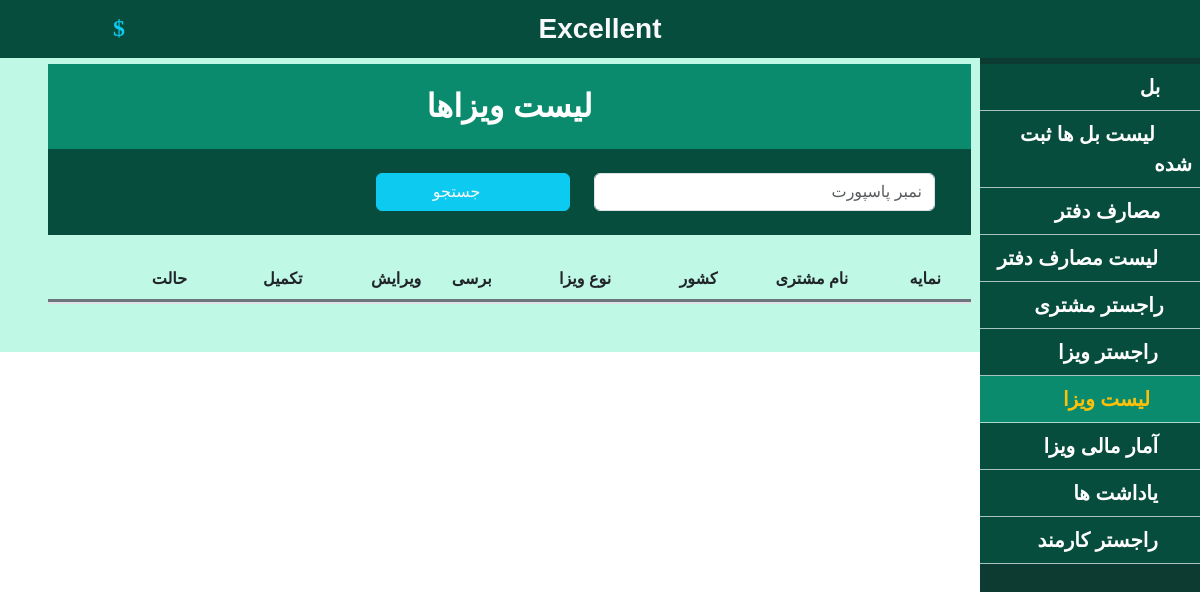
The app's page /visaList, older data.
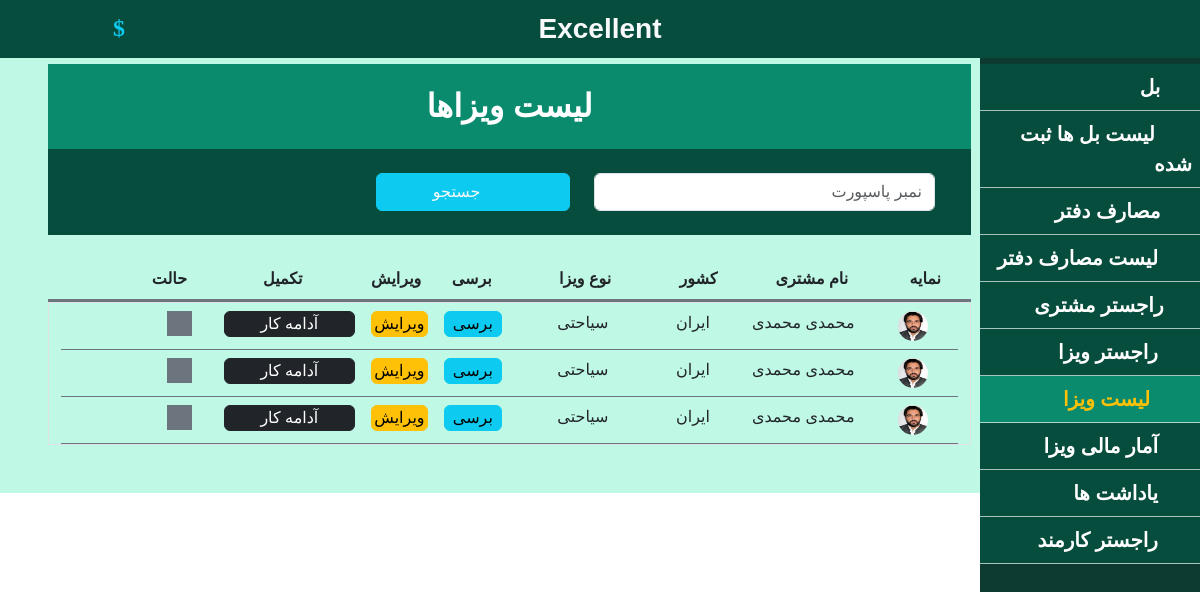
The same page, newer data.
### travel_tour/models.py (models this page shows, shortened)
class Visa(models.Model):
    visaType = models.ForeignKey(VisaType, on_delete=models.CASCADE)
    customer = models.ForeignKey(Customer, on_delete=models.CASCADE)
    isprocess = models.BooleanField(default=False)
    employee = models.ForeignKey(CustomUser, null=True, on_delete=models.SET_NULL)
    emailby = models.ForeignKey(OurEmail, on_delete=models.CASCADE)
    visapdf = models.FileField(upload_to='VisaPdfFiles/', null= True)
    isapproved = models.BooleanField(default=False)
    isrejected = models.BooleanField(default=False)
    iscomplate = models.BooleanField(default=False)
    saveddate = models.DateField(auto_now=True)
    price = models.FloatField()
    money = models.ForeignKey(Money, on_delete=models.CASCADE)
    bill = models.ForeignKey(Bill,on_delete=models.CASCADE,null=True)

class Customer(models.Model):
    name = models.CharField(max_length=50)
    lastname = models.CharField(max_length=50)
    address = models.CharField(max_length=50)
    email = models.CharField(max_length=50,default='unknown')
    phone = models.CharField(max_length=50)
    mainstate = models.CharField(max_length=20)
    currentstate = models.CharField(max_length=20)
    passport = models.CharField(max_length=50,null=True)
    profile = models.ImageField(upload_to='profile/' , blank= True)
    passportImage = models.ImageField(upload_to='document/' , blank= True, null=True)
    cardImage = models.ImageField(upload_to='document/' , blank= True, null=True)

class VisaType(models.Model):
    country = models.CharField(max_length=20)
    duration = models.IntegerField()
    type = models.CharField(max_length=20)
    price = models.FloatField()
    money = models.ForeignKey(Money, on_delete=models.CASCADE)

### travel_tour/views.py (the view, shortened to what this page needs)
# urls.py: path('visaList',visaList,name='visaList'),
def visaList(request):
    context = {}
    if request.method == 'GET':
        passport_txt = request.GET.get('passport_txt')
    context['money'] = mod.Money.objects.all()
    context['visalisting'] = mod.Visa.objects.all()
    context['visaList'] = ' text-warning sub-bg ps-3'
    context['page'] = 'لیست ویزا'
    return render(request, 'visa/visaList.html', context)

### templates/visa/visaList.html (shortened to what this page needs)
{% extends 'shared/_MainLayout.html' %}
{% load static %}
{% block content %}
<div class="body p-5 mt-3">
  <div class="text-center">
    <div class="detial">
      <div class="title_bar fw-bold fs-2 sub-bg text-white">
        لیست ویزاها
      </div>
      <div class="search_filter main-bg p-4">
        <form action="" method="get">
          <div class="row m-0">
            <div class="col-lg-5 col-md-3 col-12">
              <input type="text" placeholder="نمبر پاسپورت" name="passport_txt" class="form-control" id="" required>
            </div>
            <div class="col-lg-3 col-md-3 col-12">
              <button type="submit" class="btn btn-info sub-bg text-light w-100"><i class="fa fa-search px-2" aria-hidden="true"></i>
                جستجو</button>
            </div>
          </div>
        </form>
      </div>
      <div class="row m-0 mt-4">
        <div class="col-12  border-bottom border-secondary border-3 p-2">
          <div class="row m-0">
            <div class="col-lg-1 col-md-1 col-12 fw-bold">
              نمایه
            </div>
            <div class="col-lg-2 col-md-2 col-12 fw-bold">
              نام مشتری
            </div>
            <div class="col-lg-1 col-md-1 col-12 fw-bold">
              کشور
            </div>
            <div class="col-lg-2 col-md-2 col-12 fw-bold">
              نوع ویزا
            </div>
            <div class="col-lg-1 col-md-2 col-12 fw-bold">
              برسی
            </div>
            <div class="col-lg-1 col-md-2 col-12 fw-bold">
               ویرایش
            </div>
            <div class="col-lg-2 col-md-2 col-12 fw-bold">
              تکمیل
            </div>
            <div class="col-lg-1 col-md-1 col-12 fw-bold">
              حالت
            </div>
          </div>
        </div>
        <div class="row m-0 border-top border secondary" style="max-height: 500px; overflow-y:scroll">
          {% for item in visalisting %}
          <div class="col-12 p-2 border-bottom border-secondary">
            <div class="row m-0">
              <div class="col-lg-1 col-md-1 col-12 fw-bold">
                <a href=""> <img src="{{item.customer.profile.url}}" alt="" width="30" height="30"
                    style="border-radius: 50%;"> </a>
              </div>
              <div class="col-lg-2 col-md-2 col-12 ">
                {{item.customer.name}} {{item.customer.lastname}}
              </div>
              <div class="col-lg-1 col-md-1 col-12 ">
                {{item.visaType.country}}
              </div>
              <div class="col-lg-2 col-md-2 col-12 ">
                {{item.visaType.type}}
              </div>
              <div class="col-lg-1 col-md-1 col-12 px-2">
                <a href="visaView/{{item.id}}" class=" w-100 p-0 btn btn-info">
                  برسی
                </a>
              </div>
              <div class="col-lg-1 col-md-1 col-12 px-2">
                <a href="visaUpdate/{{item.id}}" class="w-100 p-0 btn btn-warning">
                  ویرایش
                </a>
              </div>
              <div class="col-lg-2 col-md-2 col-12 px-2">
                <a href="registerPayment/{{item.id}}" class="w-100 p-0 btn btn-dark">
                  آدامه کار
                </a>
              </div>
              <div class="col-lg-1 col-md-1 col-12 d-flex justify-content-center">
                {% if item.iscomplate == True %}
                {% if item.isrejected == True %}
                <div class="bg-danger" style="width: 25px; height:25px;">
                </div>
                {% elif item.isapproved == True %}
                <div class="bg-warning" style="width: 25px; height:25px;">
                </div>
                {%endif%}
                <div class="bg-primary" style="width: 25px; height:25px;">
                </div>
                {% elif item.isapproved == True %}
                <div class="bg-warning" style="width: 25px; height:25px;">
                </div>
                {% elif item.isrejected == True %}
                <div class="bg-danger" style="width: 25px; height:25px;">
                </div>
                {%else%}
                <div class="bg-secondary" style="width: 25px; height:25px;">
                </div>
                {% endif %}
              </div>
            </div>
          </div>
          {% endfor %}
        </div>
      </div>
    </div>
  </div>
  {% endblock %}

### templates/shared/_MainLayout.html (shortened to what this page needs)
{% load static %}
<!DOCTYPE html>
<html lang="en" dir="rtl">
<head>
    {% include 'shared/_HeaderReferences.html' %}
</head>
<body>
{% include 'shared/Header.html' %}
{% block content %}{% endblock %}
</body>
</html>

### templates/shared/_HeaderReferences.html
{% load static %}
<link rel="stylesheet" href="{% static 'CSS/style.css' %}">
<link rel="stylesheet" href="{% static 'Bootstrap/css/bootstrap.rtl.min.css' %}">
<link rel="stylesheet" href="{% static 'fontawesome/css/fontawesome.css' %}">
<link href="{% static 'fontawesome/css/brands.css' %}" rel="stylesheet">
<link href="{% static 'fontawesome/css/solid.css' %}" rel="stylesheet">
<link rel="stylesheet" href="{% static 'fontawesome/css/all.min.css' %}">

### templates/shared/Header.html (shortened to what this page needs)
{% load static %}
<div class="container">
    <div class="top fixed-top p-2 main-bg text-white">
        <div class="menu-btn">
            <button class="btn" onclick="menubtn()"><i class="fa fa-list text-white" aria-hidden="true"
                    ></i></button>
        </div>
        <div class="text-center fs-3">
            <span class="text-light fw-bold">Excellent</span>
        </div>
        <div class="logout" style="position: absolute; left:100px; top:15%">
            <button id="openModalBtn" class="btn" data-bs-toggle="modal" data-bs-target="#updateModal">
                <i class="fa fa-dollar fs-4 text-info" aria-hidden="true"></i>
              </button>
        </div>
        <div class="logout">
            <button class="btn"><a href="/logout"><i class="fa fa-power-off text-white" aria-hidden="true"></i></a></button>
        </div>
    </div>
</div>
<div class="menubar mt-5 pt-3 ">
    <ul class="navbar-nav menu fs-5 fw-bold main-bg">
        {% if user.user_type == 'Employee' %}
        <li class="nav-item p-0 ps-2 {{cusregister}}"><a href="/customerRegister" class="nav-link"><i class="fa fa-user pe-3 fs-6" aria-hidden="true"></i>راجستر مشتری</a></li>
        <li class="nav-item p-0 ps-2 {{visaregister}}"><a href="/visaRegister" class="nav-link"><i class="fa fa-id-card pe-3 fs-6" aria-hidden="true"></i> راجستر ویزا</a></li>
        <li class="nav-item p-0 ps-2 {{visaList}}"><a href="/visaList" class="nav-link"><i class="fa fa-list pe-3 fs-6" aria-hidden="true"></i> لیست ویزا</a></li>
        <li class="nav-item p-0 ps-2 {{visastatistic}}"><a href="/visaStatistic" class="nav-link"><i class="fa-brands fa-drupal pe-3 fs-6" aria-hidden="true"></i> آمار مالی ویزا</a></li>
        {% else %}
        <li class="nav-item p-0 ps-2 {{bill}}"><a href="/bill" class="nav-link"><i class="fa fa-pencil pe-3" aria-hidden="true"></i>بل </a></li>
        <li class="nav-item p-0 ps-2 {{billlisting}}"><a href="/billListing" class="nav-link"><i class="fa fa-list pe-3" aria-hidden="true"></i> لیست بل ها ثبت شده</a></li>
        <li class="nav-item p-0 ps-2 {{addpay}}"><a href="/addPayment" class="nav-link"><i class="fa fa-pencil pe-3" aria-hidden="true"></i>مصارف دفتر</a></li>
        <li class="nav-item p-0 ps-2 {{listpay}}"><a href="/paymentList" class="nav-link"><i class="fa fa-list pe-3 fs-6 " aria-hidden="true"></i> لیست مصارف دفتر</a></li>
        <li class="nav-item p-0 ps-2 {{cusregister}}"><a href="/billCustomer" class="nav-link"><i class="fa fa-user pe-3 fs-6" aria-hidden="true"></i>راجستر مشتری</a></li>
        <li class="nav-item p-0 ps-2 {{visaregister}}"><a href="/billVisa" class="nav-link"><i class="fa fa-id-card pe-3 fs-6" aria-hidden="true"></i> راجستر ویزا</a></li>
        <li class="nav-item p-0 ps-2 {{visaList}}"><a href="/visaList" class="nav-link"><i class="fa fa-list pe-3 fs-6" aria-hidden="true"></i> لیست ویزا</a></li>
        <li class="nav-item p-0 ps-2 {{visastatistic}}"><a href="/visaStatistic" class="nav-link"><i class="fa-brands fa-drupal pe-3 fs-6" aria-hidden="true"></i> آمار مالی ویزا</a></li>
        <li class="nav-item p-0 ps-2 {{notes}}"><a href="/notes" class="nav-link"><i class="fa-brands fa-dribbble pe-3 fs-6" aria-hidden="true"></i> یاداشت ها</a></li>
        <li class="nav-item p-0 ps-2 {{registration}}"><a href="/employeeRegister" class="nav-link"><i class="fa fa-users pe-3 fs-6" aria-hidden="true"></i> راجستر کارمند</a></li>
        {% endif %}
    </ul>
</div>

### templates/shared/_FooterReferences.html (shortened to what this page needs)
{% load static %}

### static/CSS/style.css (style rules this page uses)
* { font-family: Arial, Helvetica, sans-serif; }
.main-bg { background-color: rgb(7, 77, 61); }
.sub-bg { background-color: rgb(11, 139, 110); }
.menu-btn { position: absolute; right: 10px; top: 15%; }
.logout { position: absolute; left: 10px; top: 15%; }
.menubar { width: 220px; background-color: rgb(14, 59, 49); top: 0px; right: 0px; bottom: 0px; position: fixed; }
.menu .nav-item { padding-top: 10px; padding-bottom: 10px; border-bottom: solid 1px rgba(255, 255, 255, 0.658); padding-right: 15px; color: white; }
.body { margin-right: 181px; background-color: rgb(191, 248, 229); height: fit-content; }
.title_bar { padding: 2%; color: rgb(9, 59, 65); }

Row changes from the older to the newer data that the page shows:
added Visa: customer.profile (picture), customer.name "محمدی", customer.lastname "محمدی", visaType.country "ایران", visaType.type "سیاحتی", iscomplate False (drawn)
added Visa: customer.profile (picture), customer.name "محمدی", customer.lastname "محمدی", visaType.country "ایران", visaType.type "سیاحتی", iscomplate False (drawn)
added Visa: customer.profile (picture), customer.name "محمدی", customer.lastname "محمدی", visaType.country "ایران", visaType.type "سیاحتی", iscomplate False (drawn)
